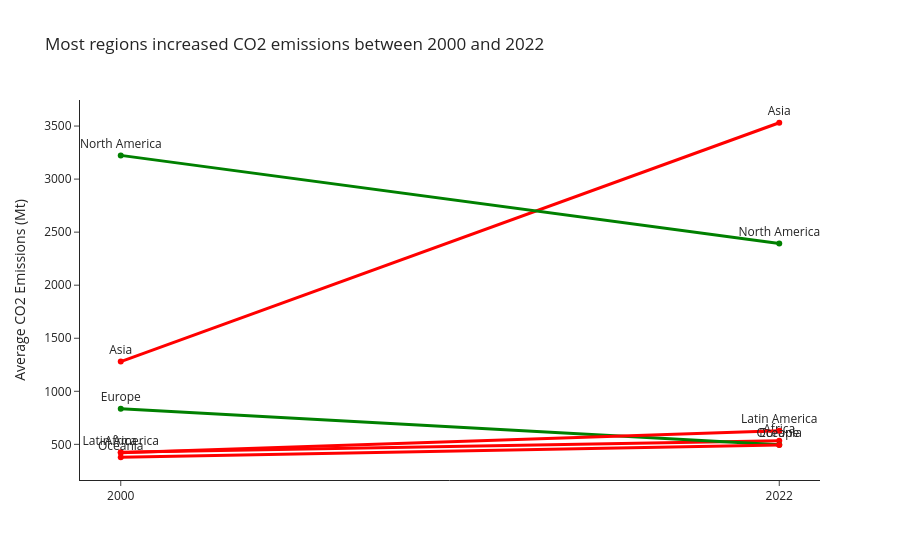

The notebook cell saved with this chart:
### Markdown cell above
---
## Task 2 — Slopegraph: Regional Change 2000 vs 2022

**What to build:** A slopegraph comparing **average regional CO2 emissions** between 2000 and 2022.

**Requirements:**
- One line per region (not per country — aggregate first)
- Colour: regions that increased = one colour; decreased = another
- Values labelled at both ends of each line
- No y-axis tick labels (the endpoint labels make them redundant)
- Insight title stating which regions moved most

> 💡 `df.groupby(['Region','Year'])['CO2_Mt'].mean().reset_index()` then filter to 2000 and 2022

### Code cell
# Task 2 — Slopegraph: regional averages
# Filter only years 2000 and 2022
slope_df = df[df['Year'].isin([2000, 2022])]

# Regional averages
regional_avg = (
    slope_df.groupby(['Region', 'Year'])['CO2_Mt']
    .mean()
    .reset_index()
)

fig = go.Figure()

regions = regional_avg['Region'].unique()

for region in regions:
    region_data = regional_avg[regional_avg['Region'] == region]

    y0 = region_data[region_data['Year'] == 2000]['CO2_Mt'].values[0]
    y1 = region_data[region_data['Year'] == 2022]['CO2_Mt'].values[0]

    color = 'red' if y1 > y0 else 'green'

    fig.add_trace(
        go.Scatter(
            x=[2000, 2022],
            y=[y0, y1],
            mode='lines+markers+text',
            text=[region, region],
            textposition='top center',
            line=dict(color=color, width=3),
            showlegend=False
        )
    )

fig.update_layout(
    title='Most regions increased CO2 emissions between 2000 and 2022',
    xaxis=dict(
        tickvals=[2000, 2022]
    ),
    yaxis_title='Average CO2 Emissions (Mt)',
    template='simple_white'
)

fig.show()
fig.write_image("task2_chart.png")

### Figure 1 — Plotly figure (JSON) as saved in the notebook; plotly's stock layout.template omitted (floating-point values rounded to 4 significant figures)
{"data": [{"line": {"color": "red", "width": 3}, "mode": "lines+markers+text", "showlegend": false, "text": ["Africa", "Africa"], "textposition": "top center", "type": "scatter", "x": [2000, 2022], "y": [425.4, 534.4]}, {"line": {"color": "red", "width": 3}, "mode": "lines+markers+text", "showlegend": false, "text": ["Asia", "Asia"], "textposition": "top center", "type": "scatter", "x": [2000, 2022], "y": [1280.0, 3531.0]}, {"line": {"color": "green", "width": 3}, "mode": "lines+markers+text", "showlegend": false, "text": ["Europe", "Europe"], "textposition": "top center", "type": "scatter", "x": [2000, 2022], "y": [834.9, 496.5]}, {"line": {"color": "red", "width": 3}, "mode": "lines+markers+text", "showlegend": false, "text": ["Latin America", "Latin America"], "textposition": "top center", "type": "scatter", "x": [2000, 2022], "y": [419.9, 629.1]}, {"line": {"color": "green", "width": 3}, "mode": "lines+markers+text", "showlegend": false, "text": ["North America", "North America"], "textposition": "top center", "type": "scatter", "x": [2000, 2022], "y": [3224.0, 2394.0]}, {"line": {"color": "red", "width": 3}, "mode": "lines+markers+text", "showlegend": false, "text": ["Oceania", "Oceania"], "textposition": "top center", "type": "scatter", "x": [2000, 2022], "y": [378.4, 493.7]}], "layout": {"title": {"text": "Most regions increased CO2 emissions between 2000 and 2022"}, "xaxis": {"tickvals": [2000, 2022]}, "yaxis": {"title": {"text": "Average CO2 Emissions (Mt)"}}}}
